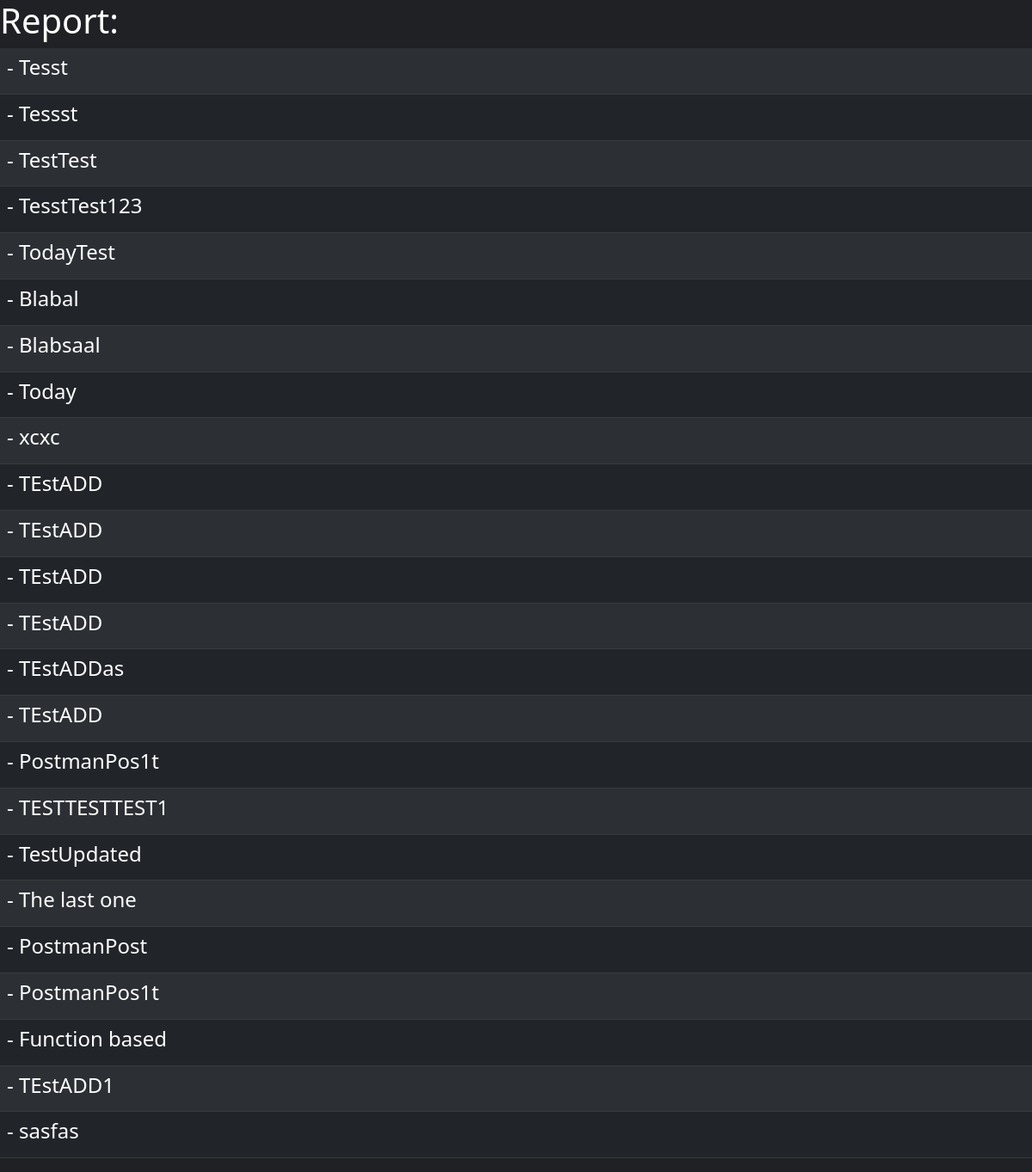
The app's page /report/, older data.
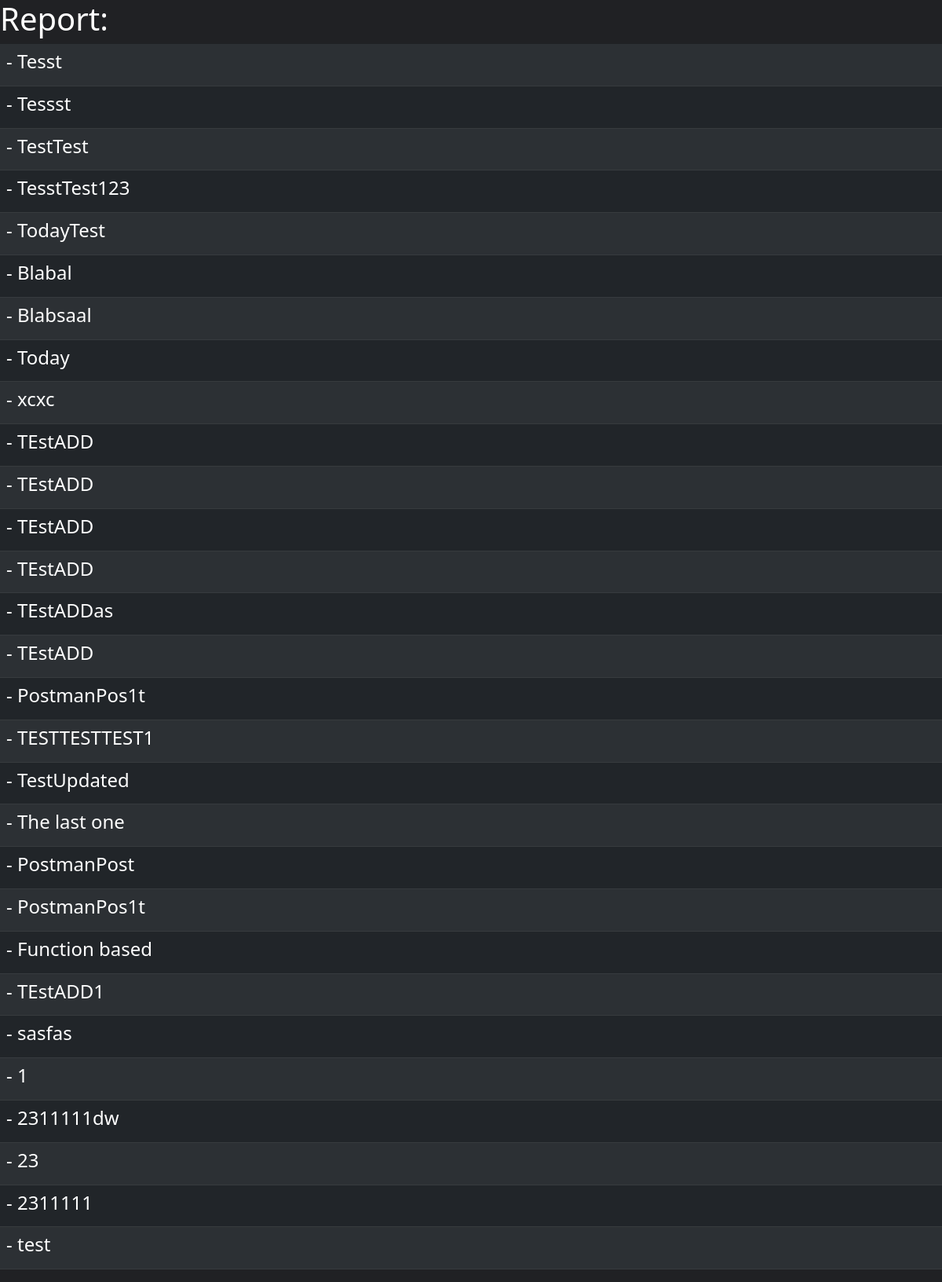
The same page, newer data.
### api/models.py (models this page shows, shortened)
class Task(models.Model):
    title=models.CharField(max_length=100)
    date=models.DateTimeField(auto_now_add=True)

### api/views.py (the view)
# urls.py: path('report/', report),
@csrf_exempt
def report(request):
        tasks = Task.objects.all()
        return render(request,'report.html',{'tasks':tasks})

### api/templates/report.html (shortened to what this page needs)
<!DOCTYPE html>
<html lang="en">
<head>
            <link href="https://cdn.jsdelivr.net/npm/bootstrap@5.1.3/dist/css/bootstrap.min.css" rel="stylesheet">
</head>
<body>
{% block content%}
<div class="tasks">
    <h1>Report:</h1>
    <table class="table table-dark table-striped  table table-hover">
    {% for task in tasks %}
        <div class="task">
            <tr>
                <td>
                <h4>- {{ task.title }}</h4>
                </td>
            </tr>
        </div>
    {%endfor%}
    </table>
</div>
{%endblock%}
</body>
</html>

Row changes from the older to the newer data that the page shows:
added Task: title "1"
added Task: title "2311111dw"
added Task: title "23"
added Task: title "2311111"
added Task: title "test"
